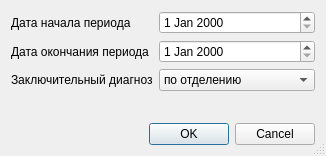
<?xml version="1.0" encoding="UTF-8"?>
<ui version="4.0">
 <class>ReportMonitoringOIMSetupDialog</class>
 <widget class="QDialog" name="ReportMonitoringOIMSetupDialog">
  <property name="windowModality">
   <enum>Qt::ApplicationModal</enum>
  </property>
  <property name="geometry">
   <rect>
    <x>0</x>
    <y>0</y>
    <width>326</width>
    <height>156</height>
   </rect>
  </property>
  <property name="sizePolicy">
   <sizepolicy hsizetype="Preferred" vsizetype="Preferred">
    <horstretch>0</horstretch>
    <verstretch>0</verstretch>
   </sizepolicy>
  </property>
  <property name="windowTitle">
   <string>параметры отчёта</string>
  </property>
  <property name="sizeGripEnabled">
   <bool>true</bool>
  </property>
  <layout class="QFormLayout" name="formLayout">
   <item row="0" column="0">
    <widget class="QLabel" name="lblBegDate">
     <property name="text">
      <string>Дата начала периода</string>
     </property>
    </widget>
   </item>
   <item row="0" column="1">
    <widget class="QDateEdit" name="edtBegDate"/>
   </item>
   <item row="1" column="0">
    <widget class="QLabel" name="lblEndDate">
     <property name="text">
      <string>Дата окончания периода</string>
     </property>
    </widget>
   </item>
   <item row="1" column="1">
    <widget class="QDateEdit" name="edtEndDate"/>
   </item>
   <item row="3" column="1">
    <spacer name="verticalSpacer">
     <property name="orientation">
      <enum>Qt::Vertical</enum>
     </property>
     <property name="sizeHint" stdset="0">
      <size>
       <width>20</width>
       <height>40</height>
      </size>
     </property>
    </spacer>
   </item>
   <item row="4" column="0" colspan="2">
    <widget class="QDialogButtonBox" name="buttonBox">
     <property name="orientation">
      <enum>Qt::Horizontal</enum>
     </property>
     <property name="standardButtons">
      <set>QDialogButtonBox::Cancel|QDialogButtonBox::Ok</set>
     </property>
    </widget>
   </item>
   <item row="2" column="1">
    <widget class="QComboBox" name="cmbEndDiagnosis">
     <item>
      <property name="text">
       <string>по отделению</string>
      </property>
     </item>
     <item>
      <property name="text">
       <string>по обращению</string>
      </property>
     </item>
    </widget>
   </item>
   <item row="2" column="0">
    <widget class="QLabel" name="lblEndDiagnosis">
     <property name="text">
      <string>Заключительный диагноз</string>
     </property>
    </widget>
   </item>
  </layout>
 </widget>
 <resources/>
 <connections>
  <connection>
   <sender>buttonBox</sender>
   <signal>accepted()</signal>
   <receiver>ReportMonitoringOIMSetupDialog</receiver>
   <slot>accept()</slot>
   <hints>
    <hint type="sourcelabel">
     <x>132</x>
     <y>650</y>
    </hint>
    <hint type="destinationlabel">
     <x>65</x>
     <y>418</y>
    </hint>
   </hints>
  </connection>
  <connection>
   <sender>buttonBox</sender>
   <signal>rejected()</signal>
   <receiver>ReportMonitoringOIMSetupDialog</receiver>
   <slot>reject()</slot>
   <hints>
    <hint type="sourcelabel">
     <x>245</x>
     <y>650</y>
    </hint>
    <hint type="destinationlabel">
     <x>267</x>
     <y>420</y>
    </hint>
   </hints>
  </connection>
 </connections>
</ui>
